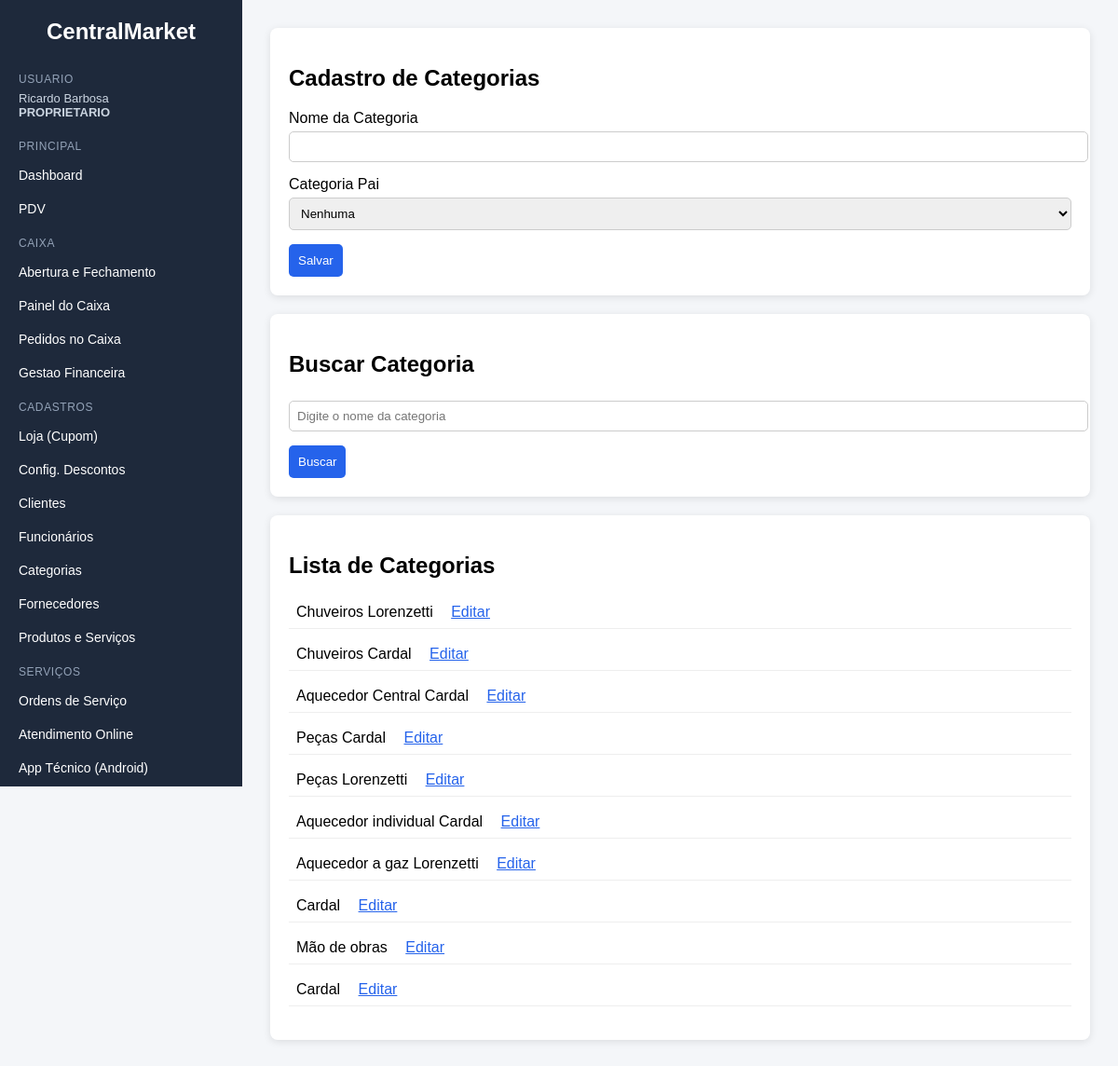
The page /categorias (signed in) on the database its author committed.
### tables this page shows
CREATE TABLE categorias (
        id INTEGER PRIMARY KEY AUTOINCREMENT,
        nome TEXT NOT NULL,
        categoria_pai_id INTEGER,
        FOREIGN KEY (categoria_pai_id) REFERENCES categorias(id)
    );

### app.py (the view, shortened to what this page needs)
@app.route("/categorias", methods=["GET", "POST"])
def categorias():
    conn = get_db()
    cursor = conn.cursor()
    busca = request.args.get("busca", "").strip()
    if busca:
        cursor.execute(
            "SELECT * FROM categorias WHERE nome LIKE ?",
            ("%" + busca + "%",)
        )
    else:
        cursor.execute("SELECT * FROM categorias")
    categorias = cursor.fetchall()
    conn.close()
    return render_template("categorias.html", categorias=categorias)

### app.py (called while the page is built, shortened)
def get_db():
    conn = sqlite3.connect("database.db", timeout=10)
    conn.row_factory = sqlite3.Row
    return conn

def ensure_funcionarios_auth_columns():
    global AUTH_SCHEMA_READY
    if AUTH_SCHEMA_READY:
        return

def nivel_usuario():
    role = (session.get("user_role") or "funcionario").lower()
    return ROLE_LEVEL.get(role, 1)

@app.before_request
def validar_acesso():
    ensure_funcionarios_auth_columns()
    endpoint = request.endpoint or ""
    if endpoint in AUTH_PUBLIC_ENDPOINTS:
        return None
    if endpoint.startswith("static"):
        return None
    if "user_id" not in session:
        return redirect(url_for("login", next=request.path))
    if endpoint in PROPRIETARIO_ENDPOINTS and (session.get("user_role") != "proprietario"):
        return resposta_acesso_negado("Acesso permitido apenas para proprietario.")
    if endpoint in GERENTE_ENDPOINTS and nivel_usuario() < ROLE_LEVEL["gerente"]:
        return resposta_acesso_negado("Acesso permitido para gerente ou proprietario.")
    return None

@app.context_processor
def injetar_usuario():
    return {
        "usuario_logado": session.get("user_nome"),
        "perfil_logado": session.get("user_role"),
    }

### templates/categorias.html (shortened to what this page needs)
{% extends "base.html" %}
{% block content %}
<div class="card">
    <h2>Cadastro de Categorias</h2>
    <form method="POST">
        <label>Nome da Categoria</label>
        <input type="text" name="nome" required>
        <label>Categoria Pai</label>
        <select name="categoria_pai_id">
            <option value="">Nenhuma</option>
        </select>
        <button type="submit">Salvar</button>
    </form>
</div>
<div class="card">
    <h2>Buscar Categoria</h2>
    <form method="GET">
        <input type="text" name="busca" placeholder="Digite o nome da categoria">
        <button type="submit">Buscar</button>
    </form>
</div>
<div class="card">
    <h2>Lista de Categorias</h2>
<ul>
    {% for categoria in categorias %}
        <li style="margin-bottom: 10px;">
            {{ categoria.nome }}
            <a href="/editar_categoria/{{ categoria.id }}"
               style="margin-left: 15px; color: #2563eb;">
               Editar
            </a>
        </li>
    {% endfor %}
</ul>
</div>
{% endblock %}

### static/style.css (style rules this page uses)
body { margin: 0; font-family: Arial, sans-serif; background-color: #f4f6f9; display: flex; }
.card { background: white; padding: 20px; border-radius: 8px; box-shadow: 0px 2px 8px rgba(0,0,0,0.1); margin-bottom: 20px; }
input, select { width: 100%; padding: 8px; margin-top: 5px; margin-bottom: 15px; border-radius: 5px; border: 1px solid #ccc; }
button { background-color: #2563eb; color: white; padding: 10px; border: none; border-radius: 5px; cursor: pointer; }
ul { list-style: none; padding: 0; }
li { padding: 8px; border-bottom: 1px solid #eee; }

### rows shown on the page
categorias: nome "Chuveiros Lorenzetti"
categorias: nome "Chuveiros Cardal"
categorias: nome "Aquecedor Central Cardal"
categorias: nome "Peças Cardal"
categorias: nome "Peças Lorenzetti"
categorias: nome "Aquecedor individual Cardal"
categorias: nome "Aquecedor a gaz Lorenzetti"
categorias: nome "Cardal"
categorias: nome "Mão de obras"
categorias: nome "Cardal"

### other values the page prints
{{ usuario_logado }} "Ricardo Barbosa"
{{ perfil_logado|upper }} "PROPRIETARIO"
